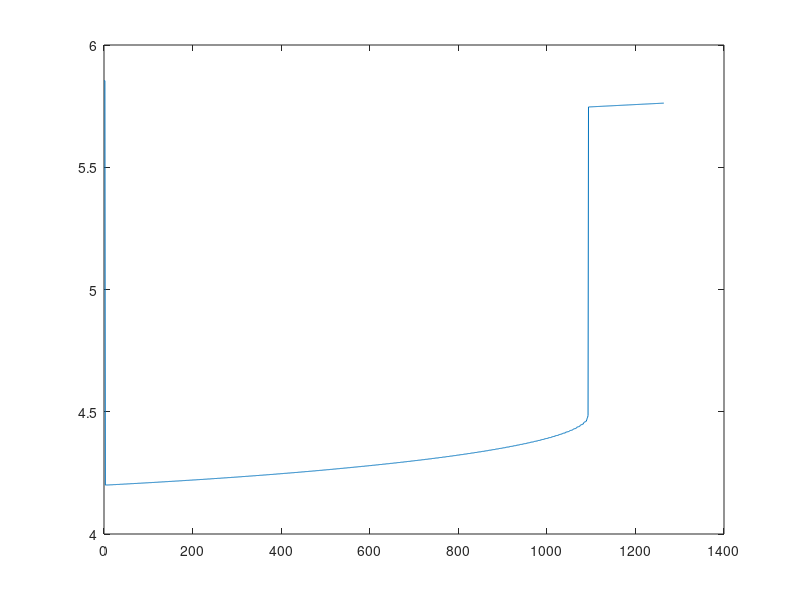

Source code (MATLAB):
clear
clc
close all
x = csvread("bigworldangle200.csv");
y = 0:size(x,2)-2;

x(end)=[];
plot(y,x);

M=mean(x)
V= var(x)

